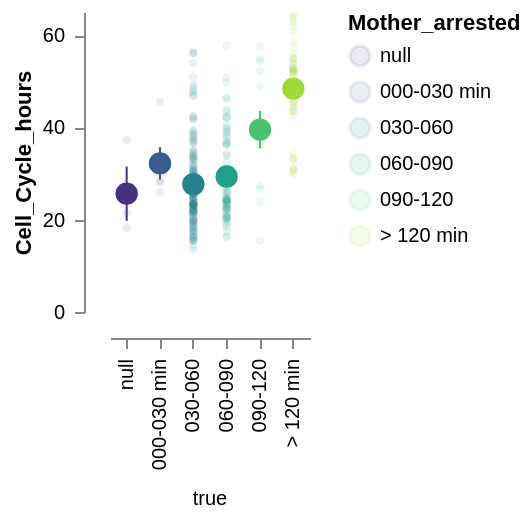

Notebook code cell kept with this figure:
### Code cell
Bincircle_arrest = Binned_Circle2(
    data = df[df["Cell_Cycle_hours"] > 1],
    x = 'Mother_arrested',
    y = 'Cell_Cycle_hours',
    x_title = '',
    y_title = 'Cell_Cycle_hours',
    color = 'Mother_arrested:O',
    column = 'Splitting_event'
)
Bincircle_arrest

### Figure 1 — Vega-Lite specification as saved in the notebook (floating-point values rounded to 4 significant figures; data arrays with more than 128 entries replaced by an {"elided": "..."} marker saying what was removed)
{"config": {"view": {"continuousWidth": 300, "continuousHeight": 300, "stroke": "transparent", "strokeWidth": 0.5}, "axis": {"grid": true, "labelPadding": 5, "offset": 12, "ticks": true}, "header": {"labelOrient": "bottom", "title": null}}, "data": {"name": "data-c538507d2e239b1f33602851242b5ccb"}, "facet": {"column": {"field": "Splitting_event", "type": "nominal"}}, "spec": {"layer": [{"mark": {"type": "circle", "opacity": 0.1, "size": 18}, "encoding": {"color": {"field": "Mother_arrested", "scale": {"scheme": "viridis"}, "type": "ordinal"}, "x": {"axis": {"grid": false}, "field": "Mother_arrested", "title": null, "type": "nominal"}, "y": {"axis": {"grid": false}, "field": "Cell_Cycle_hours", "title": "Cell_Cycle_hours", "type": "quantitative"}}}, {"mark": {"type": "errorbar"}, "encoding": {"color": {"field": "Mother_arrested", "scale": {"scheme": "viridis"}, "type": "ordinal"}, "x": {"axis": {"grid": false}, "field": "Mother_arrested", "title": null, "type": "nominal"}, "y": {"aggregate": "mean", "axis": {"grid": false}, "field": "Cell_Cycle_hours", "title": "Cell_Cycle_hours", "type": "quantitative"}}}, {"mark": {"type": "circle", "size": 125}, "encoding": {"color": {"field": "Mother_arrested", "scale": {"scheme": "viridis"}, "type": "ordinal"}, "x": {"axis": {"grid": false}, "field": "Mother_arrested", "title": null, "type": "nominal"}, "y": {"aggregate": "mean", "axis": {"grid": false}, "field": "Cell_Cycle_hours", "title": "Cell_Cycle_hours", "type": "quantitative"}}}], "height": 150, "width": 100}, "spacing": 15, "$schema": "https://vega.github.io/schema/vega-lite/v5.20.1.json", "datasets": {"data-c538507d2e239b1f33602851242b5ccb": {"elided": "308 records"}}}
